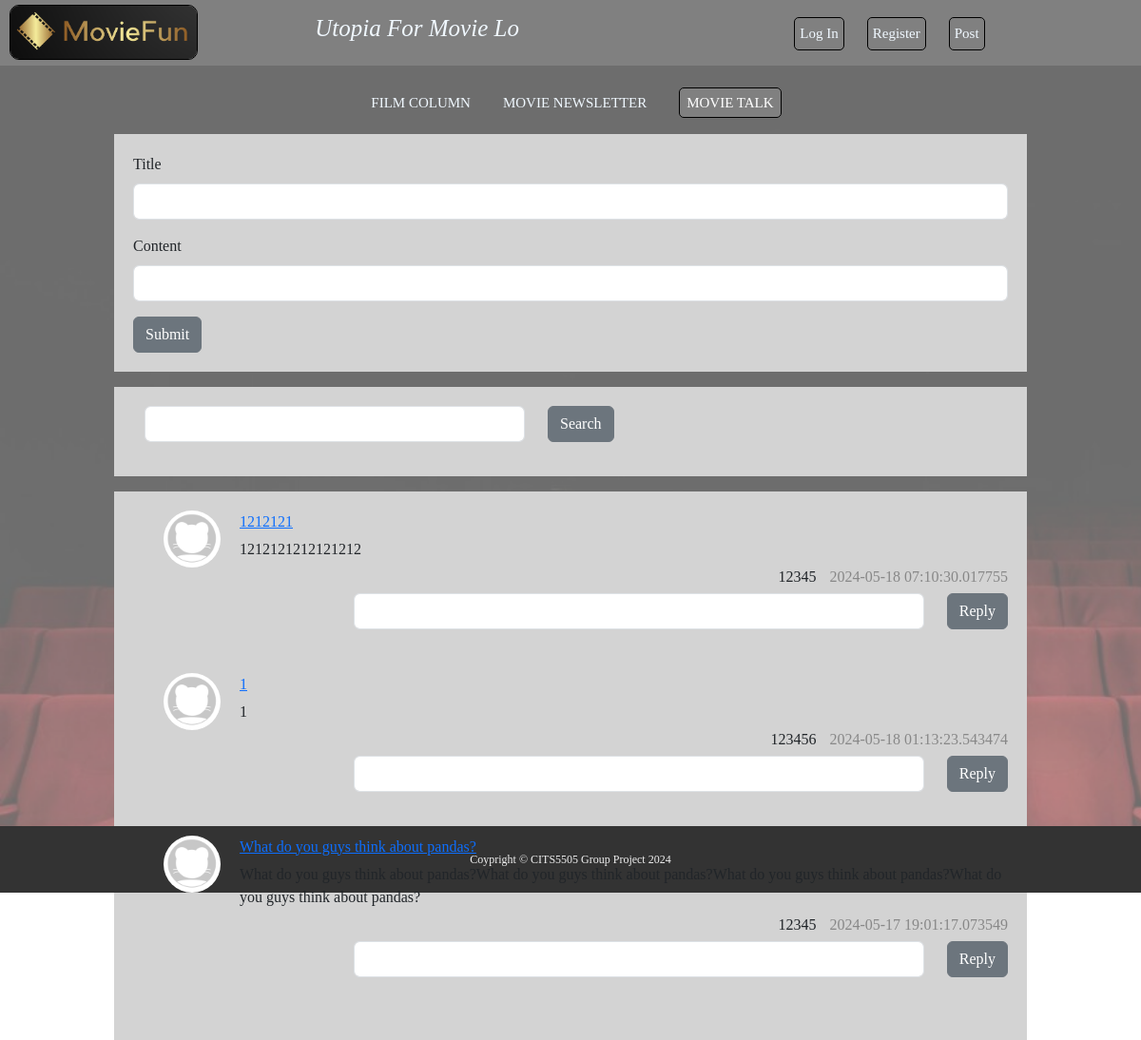
Page /qa/mt on the committed database.
### models.py (models this page shows)
class QuestionModel(db.Model):
    __tablename__ = "question"
    id = db.Column(db.Integer, primary_key=True, autoincrement=True)
    title = db.Column(db.String(100), nullable=False)
    content = db.Column(db.Text, nullable=False)
    create_time = db.Column(db.DateTime, default=datetime.now)
    author_id = db.Column(db.Integer, db.ForeignKey("user.id"))
    author = db.relationship(UserModel, backref="questions")

class UserModel(db.Model):
    __tablename__ = "user"
    id = db.Column(db.Integer, primary_key=True, autoincrement=True)
    username = db.Column(db.String(20), nullable=False)
    password = db.Column(db.String(25), nullable=False)
    email = db.Column(db.String(50), nullable=False, unique=True)

### blueprints/qa.py (the view)
@bp.route("/mt")
def index():
    questions = QuestionModel.query.order_by(QuestionModel.create_time.desc()).all()
    return render_template("movieTalk.html", questions=questions)

### app1.py (called while the page is built)
@app.before_request
def my_before_request():
    user_id = session.get("user_id")
    if user_id:
        user = UserModel.query.get(user_id)
        setattr(g, "user", user)
    else:
        setattr(g, "user", None)

@app.context_processor
def my_context_processor():
    return {"user": g.user}

### templates/movieTalk.html (shortened to what this page needs)
{% extends "base.html"%}
{% block head %}
<link rel="stylesheet" type="text/css" href="{{ url_for('static', filename='css/talk-styles.css') }}">
{% endblock %}
{% block body %}
<div class="homeBody">
  <div id="nav">
    <ul>
      <li><a class="navLink" href="filmColumn.html">FILM COLUMN</a></li>
      <li><a class="navLink" href="movieNews.html">MOVIE NEWSLETTER</a></li>
      <li><a class="navLink" href="{{ url_for('movie_talk') }}" id="selfPage">MOVIE TALK</a></li>
    </ul>
  </div>
  <form class="content" action="/movieTalk" method="post">
    <div class="mb-3">
      <label for="title" class="form-label">Title</label>
      <input type="text" class="form-control" id="title" name="title" aria-describedby="title">
    </div>
    <div class="mb-3">
      <label for="content" class="form-label">Content</label>
      <input type="password" class="form-control" id="content1" name="content">
    </div>
    <button type="submit" class="btn btn-secondary">Submit</button>
  </form>
  <form class="row content" method="get" action="/movieTalk">
    <div class="col-auto">
      <input type="password" class="form-control" id="search" name="search" placeholder="" style="width: 400px">
    </div>
    <div class="col-auto">
      <button type="submit" class="btn btn-secondary mb-3">Search</button>
    </div>
  </form>
  <div class="content">
    <ul class="post">
      {% for question in questions %}
      <li>
        <div class="side-post">
          <img class="avator" src="{{ url_for('static', filename='jpg/avatar.jpeg')}}" alt="">
        </div>
        <div class="question-main">
          <div><a href="{{ url_for('qa.qa_detail', qa_id=question.id)}}">{{ question.title }}</a></div>
          <div>{{ question.content }}</div>
          <div class="question-info">
            <span class="question-author">{{ question.author.username }}</span>
            <span class="question-time">{{ question.create_time }}</span>
          </div>
          <div style="display:flex;align-items: center">
            <form class="row" method="post" action="/reply" style="margin-left: auto">
              <div class="col-auto">
                <input type="text" class="form-control" id="content" name="content" placeholder=""
                  style="width: 600px">
              </div>
              <div class="col-auto">
                <button type="submit" class="btn btn-secondary mb-3">Reply</button>
              </div>
            </form>
          </div>
        </div>
      </li>
      {% endfor %}
    </ul>
  </div>
</div>
{% endblock %}

### static/css/index-styles.css (style rules this page uses)
* { margin: 0; padding: 0; box-sizing: border-box; font-family: Cambria, Cochin, Georgia, Times, "Times New Roman", serif; }
.homeBody { background-image: url("../jpg/bgimg.png"); background-attachment: fixed; background-size: cover; height: 800px; }
#nav ul { text-align: center; }
#nav li { display: inline-block; text-align: center; margin-right: 20px; margin-top: 2%; padding: 5px; font-size: 15px; font-family: "Roboto", sans-serif; }
.navLink { text-decoration: none; color: aliceblue; }

### static/css/talk-styles.css (style rules this page uses)
#nav ul { text-align: center; }
#nav li { display: inline-block; text-align: center; margin-right: 20px; margin-top: 2%; padding: 5px; font-size: 15px; font-family: "Roboto", sans-serif; }
.navLink { text-decoration: none; color: aliceblue; }
#selfPage { border: 1px solid black; border-radius: 5px; color: white; background-color: gray; padding: 7px; }
.content { width: 80%; margin: 0 auto; background-color: lightgrey; padding: 20px; margin-top: 16px; }
.content { list-style-type: none; }
.post li { display: flex; margin-bottom: 20px; }
.side-post { margin-right: 20px; }
.avator { width: 60px; height: 60px; border-radius: 50%; }
.question-main { flex-grow: 1; }
.question-main div { margin-bottom: 5px; }
.question-author { margin-right: 10px; }
.question-time { color: #888; }
.question-info { text-align: right; }

### rows in the picture
QuestionModel: title "1212121", content "1212121212121212", author.username "12345", create_time "2024-05-18 07:10:30.017755"
QuestionModel: title "1", content "1", author.username "123456", create_time "2024-05-18 01:13:23.543474"
QuestionModel: title "What do you guys think about pandas?", content "What do you guys think about pandas?What do you guys think about pandas?What do you guys think about pandas?What do you guys think about pandas?", author.username "12345", create_time "2024-05-17 19:01:17.073549"
